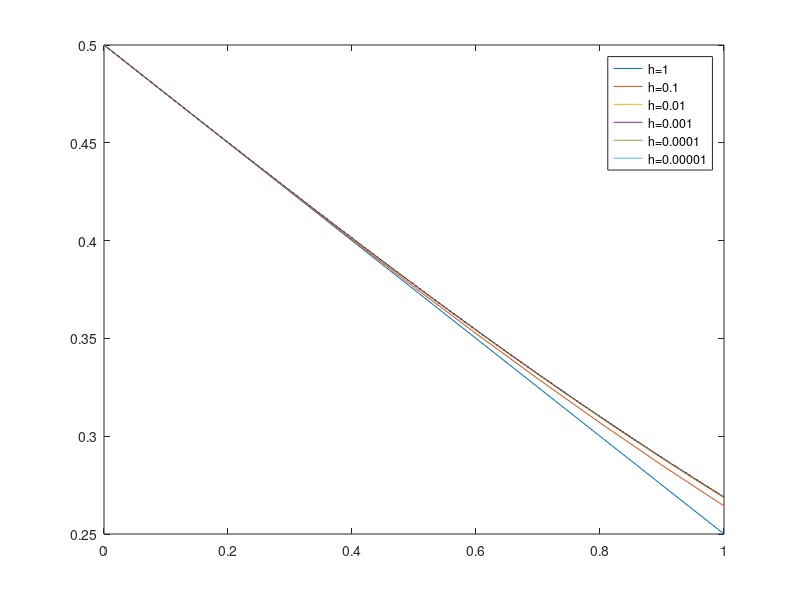
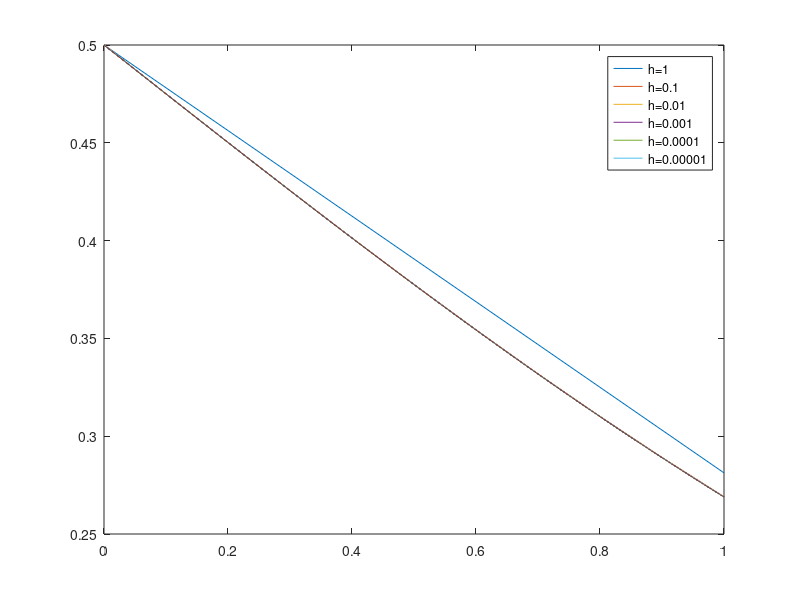
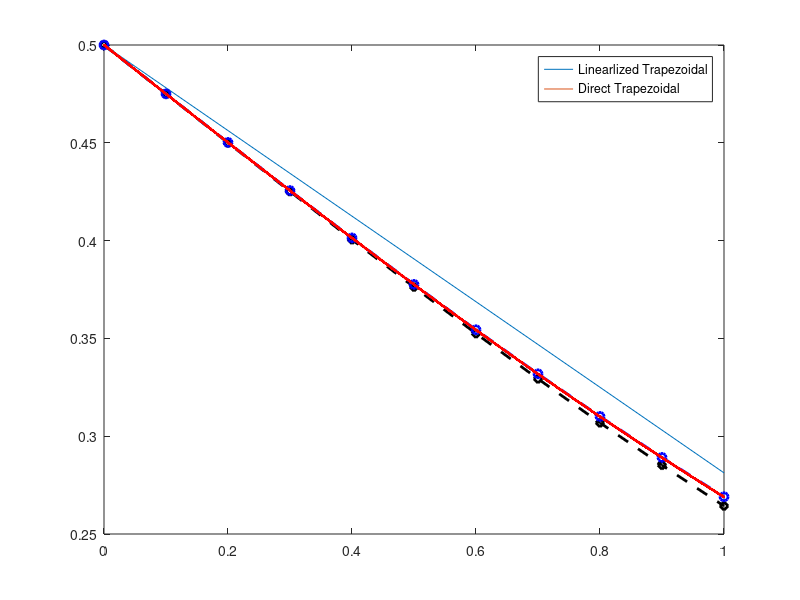

MATLAB code for these plots, in order:
%% Part 1... y(t)=1/(e^t+1)

h=[1,0.1,0.01,0.001,0.0001,0.00001];
for j=1:length(h)
    t=0:h(j):1;
    y=0.5;
    for i=1:length(t)-1
        y(i+1)=y(i)-(h(j)/2)*(2*(y(i)*(1-y(i))))/(1-(h(j)/2)*(1-2*y(i)));
    end
    if j==2
        y1=y;
    end
    plot(t,y);
    hold on
end
yy=1./(exp(t)+1);
plot(t,yy)
legend('h=1','h=0.1','h=0.01','h=0.001','h=0.0001','h=0.00001')
hold off
saveas(gcf,'Q2_P1.jpg')


%% Part 2

h=[1,0.1,0.01,0.001,0.0001,0.00001];
for j=1:length(h)
    t=0:h(j):1;
    y=0.5;
    for i=1:length(t)-1
        y_new=y(i)+h(j)*(-y(i)*(1-y(i)));
        y(i+1)=y(i)+(h(j)/2)*(-y_new*(1-y_new)-y(i)*(1-y(i)));
    end
    if j==2
        y2=y;
    end
    plot(t,y);
    hold on
end
yy=1./(exp(t)+1);
plot(t,yy)
legend
legend('h=1','h=0.1','h=0.01','h=0.001','h=0.0001','h=0.00001')
hold off
saveas(gcf,'Q2_P2.jpg')

%% Part 3
close all 
figure(1)
t=linspace(0,1,11);
hold on
plot(t,y1,'--kd','LineWidth',2)
plot(t,y2,'--bo','LineWidth',2)
plot(linspace(0,1,length(yy)),yy,'--r.','LineWidth',2)
hold off
legend('Linearlized Trapezoidal', 'Direct Trapezoidal')
saveas(gcf,'Q2_P3.jpg')